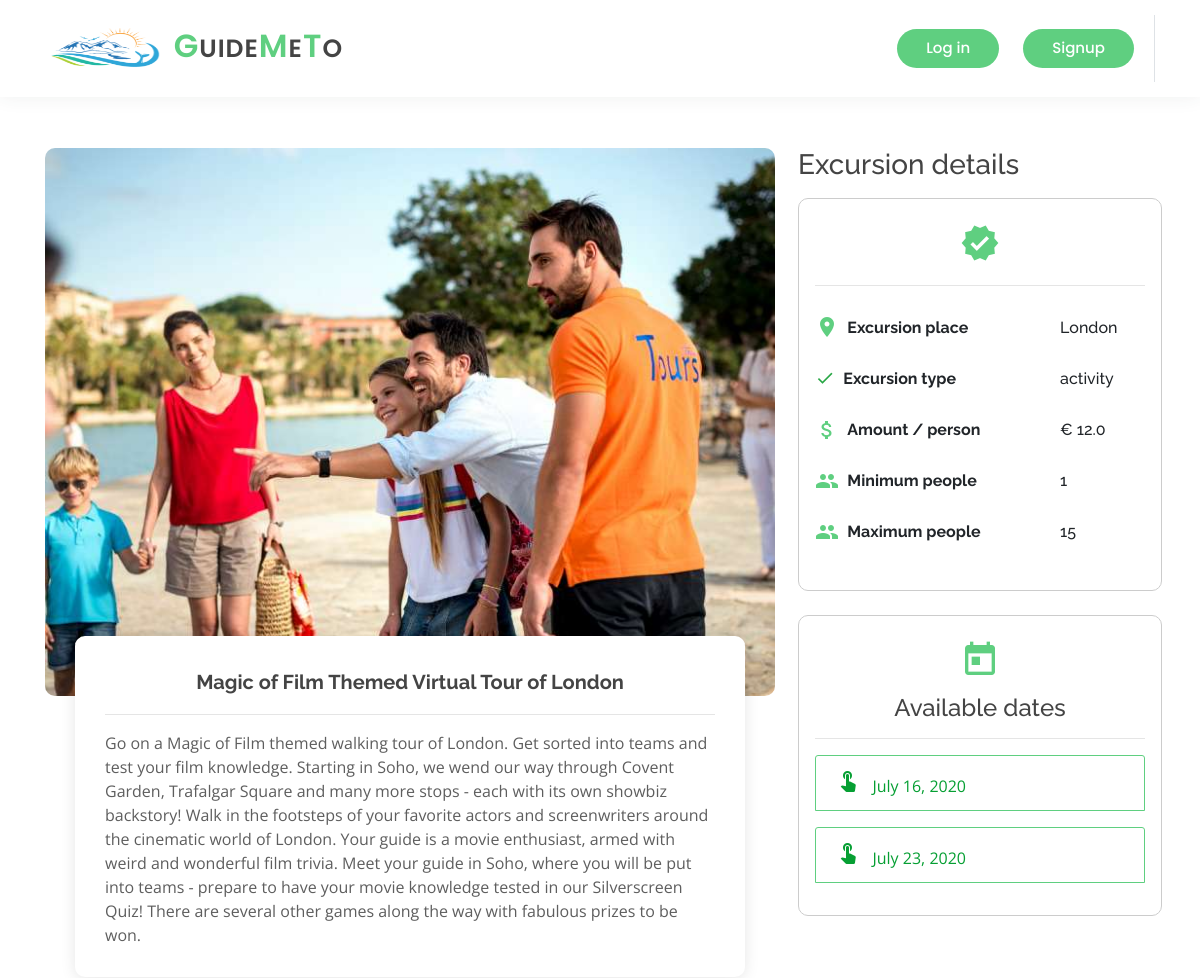
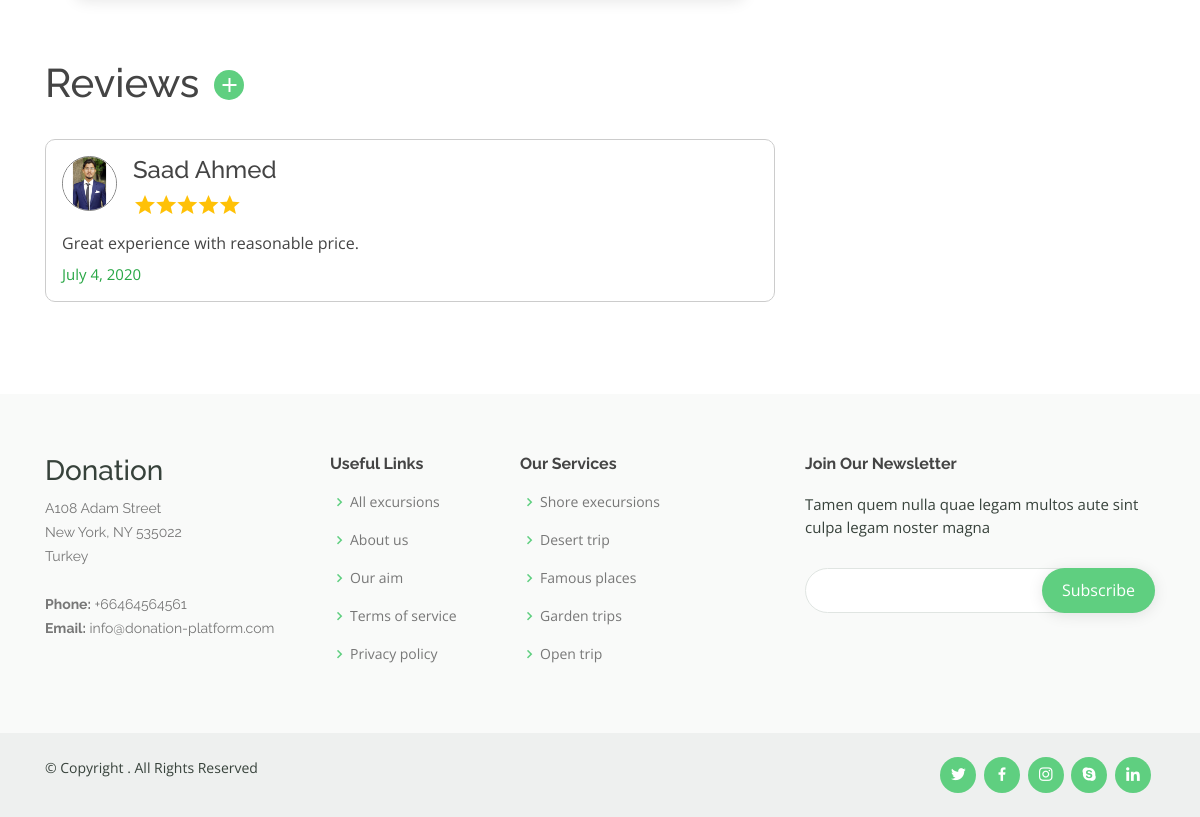
The app's page /excursion/2 with its own data (2 pictures, top to bottom).
### donationWeb/models.py (models this page shows)
class excursions(models.Model):
    id = models.AutoField(primary_key=True)
    excursions_name = models.CharField(max_length=70)
    excursions_image = models.ImageField(upload_to='excursions_pics')
    EX_TYPES = [
        ("adventure", "adventure"),
        ("activity", "activity"),
        ("relax", "relax"),
        ("city discovery", "city discovery")
    ]
    excursions_type = models.CharField(max_length=100, choices=EX_TYPES)
    excursions_place = models.CharField(max_length=255)
    excursions_description = models.TextField()
    amount_per_person = models.FloatField()
    excursions_ratings = models.FloatField()
    excursions_minimum_people = models.IntegerField()
    excursions_maximum_people = models.IntegerField()

class ex_reviews(models.Model):
    id = models.AutoField(primary_key=True)
    author_id = models.IntegerField()
    author_name = models.CharField(max_length=50)
    author_picture = models.CharField(max_length=150)
    review_star = models.IntegerField()
    review_msg = models.TextField()
    event_id = models.IntegerField()
    date = models.DateField(default=datetime.today().strftime('%Y-%m-%d'))

class availability(models.Model):
    all_excursions = excursions.objects.all().order_by("id")
    all_choices = []
    for ex in all_excursions:
        id_name_pair = (str(ex.id), ex.excursions_name)
        all_choices.append(id_name_pair)
    all_choices_tuple = tuple(all_choices)
    select_excursion = models.CharField(max_length=255, choices=all_choices_tuple)
    availability_date = models.DateField()
    departure_time = models.TimeField()
    departure_point = models.CharField(max_length=255)
    return_date = models.DateField()
    return_time = models.TimeField()
    return_point = models.CharField(max_length=255)
    trip_completed = models.BooleanField(default=False)

### donationWeb/views.py (the view, shortened to what this page needs)
# urls.py: path('excursion/<int:id>', views.particular_ex, name="excursion"),
def particular_ex(request, id):
    context = {}
    particular_event = excursions.objects.get(id=id)
    context['event'] = particular_event
    available_dates = availability.objects.all().filter(select_excursion=str(id), trip_completed=False)
    context['available_dates'] = available_dates
    isReviewExists = ex_reviews.objects.filter(event_id=id).exists()
    if isReviewExists:
        all_reviews = ex_reviews.objects.filter(event_id=id)
        context['reviews'] = all_reviews
    return render(request, "events.html", context)

### templates/events.html (shortened to what this page needs)
{% load static %}
{% include 'inc/head.inc.html' %}
<body>
  {% include 'inc/navBar.inc.html' %}
  <br>
  <br>
  <br>
  <section id="events" class="events">
    <div class="container" data-aos="fade-up">
      <div class="row">
        <div class="col-md-8 align-items-stretch py-3">
          <div class="card" style="height:fit-content">
            <div class="card-img">
              <img src="media/{{event.excursions_image}}" style="width: 100%; border-radius:10px" alt="...">
            </div>
            <div class="card-body" style="border-radius: 10px;">
              <h5 class="card-title">{{event.excursions_name}}</h5>
              <hr>
              <p class="card-text">{{event.excursions_description}}</p>
            </div>
          </div>
          <div>
            <h1>Reviews
              {% if user.is_authenticated %}
                <i class="material-icons add_review_icon" title="Add your own review" data-toggle="collapse" data-target="#reviewForm">add</i>
              {% else %}
                <i class="material-icons add_review_icon" title="Add your own review" onclick="ask_to_online()">add</i>
              {% endif %}
            </h1>
            <br>
            {% if reviews %}
                {% for review in reviews %}
                <div class="profile p-3 mb-3">
                  <div class="row text-left">
                    <div class="col-sm-12 d-flex">
                      <img src="media/profilePics/{{review.author_picture}}" alt="" style="width: 55px; height: 55px; border: solid 1px grey; border-radius: 100%;">
                      <div class="mx-3">
                        <h4>{{review.author_name}} <span class="ratingNumber" style="opacity: 0;">{{review.review_star}}</span></h4>
                        <div style="display: inline;" class="ratingParent" >
                          <i class="material-icons text-lightgrey" style="margin-right: -7px;">star</i>
                          <i class="material-icons text-lightgrey" style="margin-right: -7px;">star</i>
                          <i class="material-icons text-lightgrey" style="margin-right: -7px;">star</i>
                          <i class="material-icons text-lightgrey" style="margin-right: -7px;">star</i>
                          <i class="material-icons text-lightgrey" style="margin-right: -7px;">star</i>
                        </div>
                      </div>
                    </div>
                    <div class="col-sm-12 pt-2">
                        {{review.review_msg}}
                        <p class="text-success p-0 m-0 pt-2" style="font-size: 15px;">{{review.date}}</p>
                    </div>
                  </div>
                </div>
                {% endfor %}
            {% else %}
              <h3 class="text-secondary">No reviews yet!</h3>
            {% endif %}
          </div>
        </div>
        <div class="col-xl-4 col-md-4 col-sm-12 px-2 py-3">
          <h3 class="mb-3">Excursion details</h3>
          <div class="p-3" style="border: solid 1px #cccccc; border-radius:10px">
            <div class="my-2" style="text-align: center;">
              <i class="material-icons datetimeIcon" style="font-size: 40px;">verified</i>
            </div>
            <hr>
            <table class="table hhh">
              <tbody>
                <tr class="p-0">
                  <td>
                    <div class="trainer-rank d-flex align-items-center float-left my-2">
                      <i class="material-icons datetimeIcon">location_on</i> &nbsp;&nbsp; <h6 class="my-2 font-weight-bold">Excursion place</h6>
                    </div>
                  </td>
                  <td><h6 class="mt-3"> {{event.excursions_place}}</h6></td>
                </tr>
                <tr>
                  <td>
                    <div class="trainer-rank d-flex align-items-center float-left my-2">
                      <i class="material-icons text-success" style="font-size: 20px;">done</i> &nbsp;&nbsp; <h6 class="my-2 font-weight-bold">Excursion type</h6>
                    </div>
                  </td>
                  <td><h6 class="mt-3">{{event.excursions_type}}</h6></td>
                </tr>
                <tr>
                  <td>
                    <div class="trainer-rank d-flex align-items-center float-left my-2">
                      <i class="material-icons datetimeIcon">attach_money</i> &nbsp;&nbsp; <h6 class="my-2 font-weight-bold">Amount / person</h6>
                    </div>
                  </td>
                  <td><h6 class="mt-3">&euro; {{event.amount_per_person}}</h6></td>
                </tr>
                <tr>
                  <td>
                    <div class="trainer-rank d-flex align-items-center float-left my-2">
                      <i class="material-icons datetimeIcon">group</i> &nbsp;&nbsp; <h6 class="my-2 font-weight-bold">Minimum people</h6>
                    </div>
                  </td>
                  <td><h6 class="mt-3">{{event.excursions_minimum_people}}</h6></td>
                </tr>
                <tr>
                  <td>
                    <div class="trainer-rank d-flex align-items-center float-left my-2">
                      <i class="material-icons datetimeIcon">group</i> &nbsp;&nbsp; <h6 class="my-2 font-weight-bold">Maximum people</h6>
                    </div>
                  </td>
                  <td><h6 class="mt-3">{{event.excursions_maximum_people}}</h6></td>
                </tr>
              </tbody>
            </table>
          </div>
          <div class="p-3 mt-4" style="border: solid 1px #cccccc; border-radius:10px">
            <div class="my-2" style="text-align: center;">
              <i class="material-icons datetimeIcon" style="font-size: 40px;">today</i>
              <h4 class="my-2">Available dates</h4>
            </div>
            <hr>
            <div id="accordion">
              {% if available_dates %}
                {% for available in available_dates %}
                <div class="card my-3" style="width: 100%; padding: 0;">
                  <div class="card-header dateHeaders" data-toggle="collapse" href="#trey_{{available.id}}">
                    <a class="card-link">
                      <i class="material-icons">touch_app</i> &nbsp; {{available.availability_date}}
                    </a>
                  </div>
                </div>
                {% endfor %}
              {% else %}
                <h5 class="my-4 text-center">Oops! Not available right now</h5>
              {% endif %}
            </div>
          </div>
        </div>
      </div>
    </div>
  </section>
  {% include 'inc/footer.inc.html' %}
</body>
</html>

### static/css/sass.css (style rules this page uses)
.dateHeaders { background-color: white; border: solid 1px #5fcf80; border-radius: 10px; cursor: pointer; color: #069f33; transition-duration: 0.25s; }
.add_review_icon { background-color: #5fcf80; color: white; border-radius: 100%; padding: 3px; margin-left: 5px; cursor: pointer; }
.profile { border: solid 1px #cccccc; border-radius: 10px; text-align: center; }
.hhh tr { padding: 0px; margin: 0px; }
.hhh td { padding: 0px; border: none; }

### static/css/style.css (style rules this page uses)
body { font-family: "Open Sans", sans-serif; color: #444444; }
a { color: #5fcf80; }
h1, h2, h3, h4, h5, h6 { font-family: "Raleway", sans-serif; }
section { padding: 60px 0; overflow: hidden; }
.datetimeIcon { color: #5fcf80; }
.events .card { border: 0; padding: 0 30px; margin-bottom: 60px; position: relative; }
.events .card-img { width: calc(100% + 60px); margin-left: -30px; overflow: hidden; z-index: 9; border-radius: 0; }
.events .card-img img { max-width: 100%; transition: all 0.3s ease-in-out; }
.events .card-body { z-index: 10; background: #fff; border-top: 4px solid #fff; padding: 30px; box-shadow: 0px 2px 15px rgba(0, 0, 0, 0.1); margin-top: -60px; transition: 0.3s; }
.events .card-title { font-weight: 700; text-align: center; margin-bottom: 20px; }
.events .card-text { color: #5e5e5e; }

### records on screen
excursions: excursions_image (picture), excursions_name "Magic of Film Themed Virtual Tour of London", excursions_description "Go on a Magic of Film themed walking tour of London. Get sorted into teams and test your film knowledge. Starting in Soho, we wend our way through Covent Garden, Trafalgar Square and many more stops - each with its own showbiz backstory! Walk in the footsteps of your favorite actors and screenwriters around the cinematic world of London. Your guide is a movie enthusiast, armed with weird and wonderful film trivia. Meet your guide in Soho, where you will be put into teams - prepare to have your movie knowledge tested in our Silverscreen Quiz! There are several other games along the way with fabulous prizes to be won.", excursions_place "London", excursions_type "activity", amount_per_person "12.0", excursions_minimum_people "1", excursions_maximum_people "15"
ex_reviews: author_picture (picture), author_name "Saad Ahmed", review_msg "Great experience with reasonable price.", date "July 4, 2020"
availability: availability_date "July 16, 2020"
availability: availability_date "July 23, 2020"
